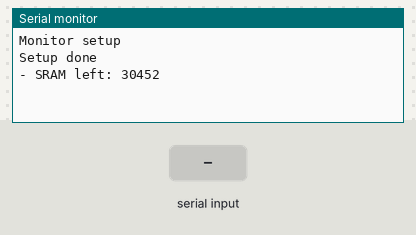
Bench run of a sketch on a simulated Arduino Uno, built with avr-gcc and run on an emulated ATmega328P. On the bench: the last lines printed to the serial monitor. Inputs (shaded band) come from the test bench.

Above: at 1.2 s.
1.3 s: "1" received over the second serial link
At 2.1 s:
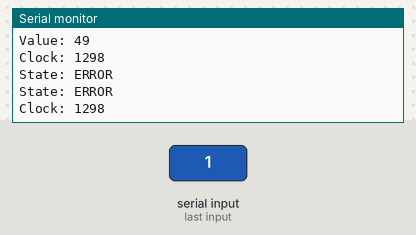
2.8 s: "0" received over the second serial link
At 3.3 s:
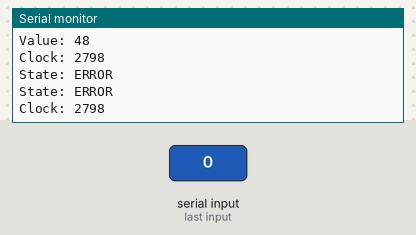
4.3 s: "2" received over the second serial link
At 5.6 s:
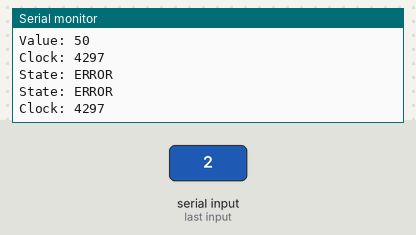
Timing chart, 0 to 7.3 s (numbered marks = the images above; inputs shaded):
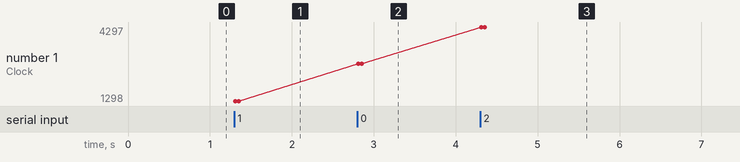

Measured:
- after the input at 1.3 s, the serial monitor: prints a new line at once (image 1)
- after the input at 2.8 s, the serial monitor: prints a new line at once (image 2)
- after the input at 4.3 s, the serial monitor: prints a new line at once (image 3)
- plotted number 1: 1298 → 2798 after the input at 2.8 s, 2798 → 4297 after the input at 4.3 s

The sketch:

Recurrence_Globally.ino
```cpp
#include <Statemachine.hpp>
#include <SoftwareSerial.h>

Statemachine s;
SoftwareSerial link(10, 9);//Rx = 10

int timebound = 500; //ms

void setup() {
  Serial.begin(9600);
  Serial.println("Monitor setup");
  Transition* t;
  Invariant* i;


  State* open = s.addState("open");
  s.setCurrentState("open");

  t = s.addTransition(open, open);
  t->setSynchronisation(s.reached[2]); //Q, R, S1, S2, S3, ...
  t->setAction(true); //resets clock

  State* err = s.addState("ERROR");
  t = s.addTransition(open, err);
  i = new Invariant(timebound, 0);
  t->addTimedGuard(i, &s.clock);

  Serial.println("Setup done");
  link.begin(9600);
  link.listen();
  display_freeram();
  s.resetClock();
}

void loop() {
  s.updateClock();

  if(link.available()){
    byte value = link.read();
    print(value);
  }
}

void print(byte value){
  Serial.print("Value: ");
  Serial.println(value);
  Serial.print("Clock: ");
  Serial.println(s.clock);
  Serial.print("State: ");
  Serial.println(s.getCurrentState()->toString());
  s.setReached(value);
  Serial.print("State: ");
  Serial.println(s.getCurrentState()->toString());

  Serial.print("Clock: ");
  Serial.println(s.clock);
}
void display_freeram() {
  Serial.print(F("- SRAM left: "));
  Serial.println(freeRam());
}

int freeRam() {
  extern int __heap_start,*__brkval;
  int v;
  return (int)&v - (__brkval == 0
    ? (int)&__heap_start : (int) __brkval);
}
```
